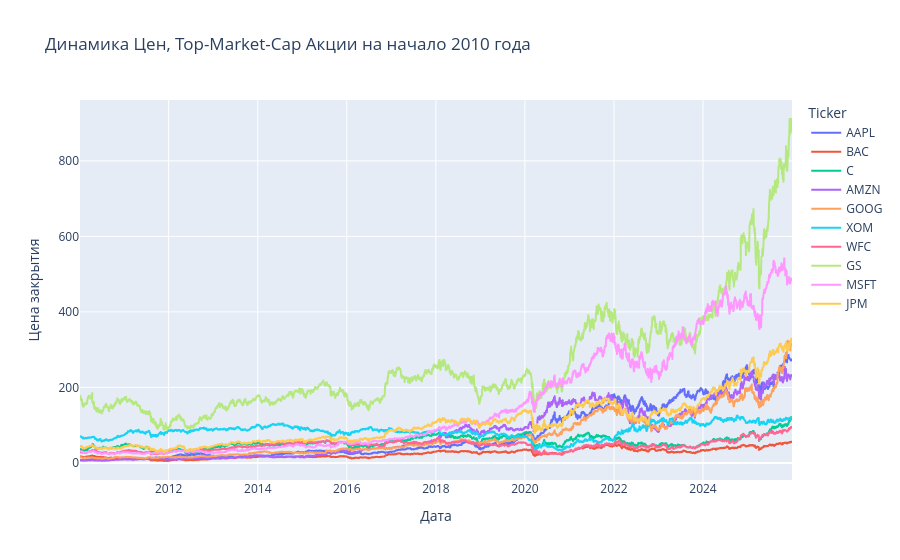

Notebook code cell kept with this figure:
### Markdown cell above
Посмотрим на график сырой цены:

### Code cell
assert ohlcv_top_not_adj is not None
close_raw = ohlcv_top_not_adj.Close[top_tickers]  # в порядке убывания по ликвидности

fig = px.line(close_raw, title="Динамика Цен, Top-Market-Cap Акции на начало 2010 года")
fig.update_layout(xaxis={'title': {'text': "Дата"}}, yaxis={'title': {'text': "Цена закрытия"}})
fig.show()

### Figure 1 — Plotly figure (JSON) as saved in the notebook; plotly's stock layout.template omitted (floating-point values rounded to 4 significant figures; data arrays with more than 128 entries replaced by an {"elided": "..."} marker saying what was removed)
{"data": [{"hovertemplate": "Ticker=AAPL<br>Date=%{x}<br>value=%{y}<extra></extra>", "legendgroup": "AAPL", "line": {"color": "#636efa", "dash": "solid"}, "marker": {"symbol": "circle"}, "mode": "lines", "name": "AAPL", "showlegend": true, "type": "scattergl", "x": {"elided": "4024 str values"}, "xaxis": "x", "y": {"elided": "4024 float values"}, "yaxis": "y"}, {"hovertemplate": "Ticker=BAC<br>Date=%{x}<br>value=%{y}<extra></extra>", "legendgroup": "BAC", "line": {"color": "#EF553B", "dash": "solid"}, "marker": {"symbol": "circle"}, "mode": "lines", "name": "BAC", "showlegend": true, "type": "scattergl", "x": {"elided": "4024 str values"}, "xaxis": "x", "y": {"elided": "4024 float values"}, "yaxis": "y"}, {"hovertemplate": "Ticker=C<br>Date=%{x}<br>value=%{y}<extra></extra>", "legendgroup": "C", "line": {"color": "#00cc96", "dash": "solid"}, "marker": {"symbol": "circle"}, "mode": "lines", "name": "C", "showlegend": true, "type": "scattergl", "x": {"elided": "4024 str values"}, "xaxis": "x", "y": {"elided": "4024 float values"}, "yaxis": "y"}, {"hovertemplate": "Ticker=AMZN<br>Date=%{x}<br>value=%{y}<extra></extra>", "legendgroup": "AMZN", "line": {"color": "#ab63fa", "dash": "solid"}, "marker": {"symbol": "circle"}, "mode": "lines", "name": "AMZN", "showlegend": true, "type": "scattergl", "x": {"elided": "4024 str values"}, "xaxis": "x", "y": {"elided": "4024 float values"}, "yaxis": "y"}, {"hovertemplate": "Ticker=GOOG<br>Date=%{x}<br>value=%{y}<extra></extra>", "legendgroup": "GOOG", "line": {"color": "#FFA15A", "dash": "solid"}, "marker": {"symbol": "circle"}, "mode": "lines", "name": "GOOG", "showlegend": true, "type": "scattergl", "x": {"elided": "4024 str values"}, "xaxis": "x", "y": {"elided": "4024 float values"}, "yaxis": "y"}, {"hovertemplate": "Ticker=XOM<br>Date=%{x}<br>value=%{y}<extra></extra>", "legendgroup": "XOM", "line": {"color": "#19d3f3", "dash": "solid"}, "marker": {"symbol": "circle"}, "mode": "lines", "name": "XOM", "showlegend": true, "type": "scattergl", "x": {"elided": "4024 str values"}, "xaxis": "x", "y": {"elided": "4024 float values"}, "yaxis": "y"}, {"hovertemplate": "Ticker=WFC<br>Date=%{x}<br>value=%{y}<extra></extra>", "legendgroup": "WFC", "line": {"color": "#FF6692", "dash": "solid"}, "marker": {"symbol": "circle"}, "mode": "lines", "name": "WFC", "showlegend": true, "type": "scattergl", "x": {"elided": "4024 str values"}, "xaxis": "x", "y": {"elided": "4024 float values"}, "yaxis": "y"}, {"hovertemplate": "Ticker=GS<br>Date=%{x}<br>value=%{y}<extra></extra>", "legendgroup": "GS", "line": {"color": "#B6E880", "dash": "solid"}, "marker": {"symbol": "circle"}, "mode": "lines", "name": "GS", "showlegend": true, "type": "scattergl", "x": {"elided": "4024 str values"}, "xaxis": "x", "y": {"elided": "4024 float values"}, "yaxis": "y"}, {"hovertemplate": "Ticker=MSFT<br>Date=%{x}<br>value=%{y}<extra></extra>", "legendgroup": "MSFT", "line": {"color": "#FF97FF", "dash": "solid"}, "marker": {"symbol": "circle"}, "mode": "lines", "name": "MSFT", "showlegend": true, "type": "scattergl", "x": {"elided": "4024 str values"}, "xaxis": "x", "y": {"elided": "4024 float values"}, "yaxis": "y"}, {"hovertemplate": "Ticker=JPM<br>Date=%{x}<br>value=%{y}<extra></extra>", "legendgroup": "JPM", "line": {"color": "#FECB52", "dash": "solid"}, "marker": {"symbol": "circle"}, "mode": "lines", "name": "JPM", "showlegend": true, "type": "scattergl", "x": {"elided": "4024 str values"}, "xaxis": "x", "y": {"elided": "4024 float values"}, "yaxis": "y"}], "layout": {"autosize": true, "legend": {"title": {"text": "Ticker"}, "tracegroupgap": 0}, "title": {"text": "Динамика Цен, Top-Market-Cap Акции на начало 2010 года"}, "xaxis": {"anchor": "y", "autorange": true, "domain": [0, 1], "range": ["2010-01-04", "2025-12-31"], "title": {"text": "Дата"}, "type": "date"}, "yaxis": {"anchor": "x", "autorange": true, "domain": [0, 1], "range": [-45.35, 961.4], "title": {"text": "Цена закрытия"}, "type": "linear"}}}
